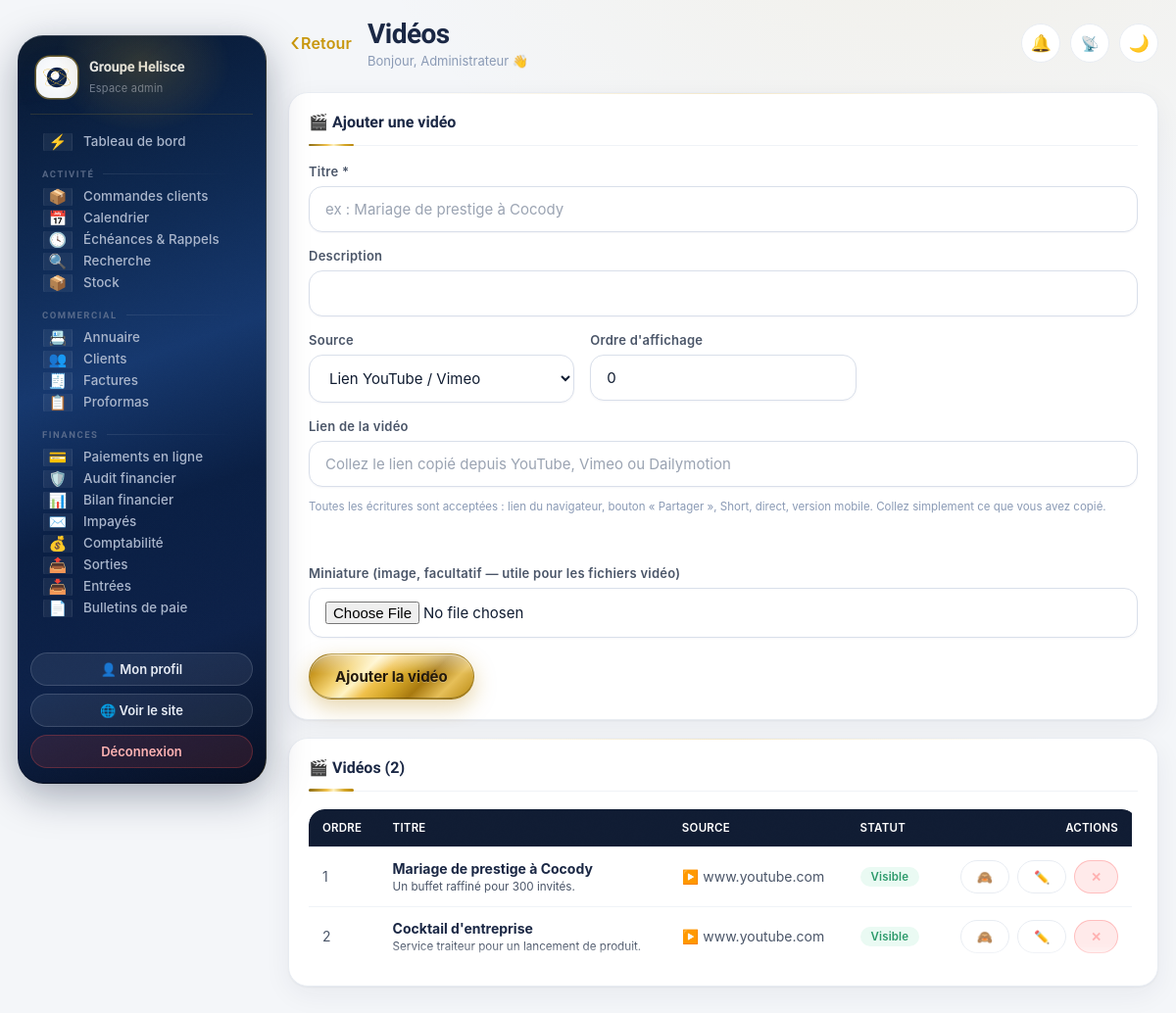
/admin/videos.php (signed in), run on the app's committed database.
### tables this page shows
CREATE TABLE IF NOT EXISTS videos (
  id INT AUTO_INCREMENT PRIMARY KEY,
  titre VARCHAR(150) NOT NULL,
  description VARCHAR(400) DEFAULT '',
  type ENUM('youtube','fichier') DEFAULT 'youtube',
  url VARCHAR(255) DEFAULT '',
  fichier VARCHAR(255) DEFAULT '',
  miniature VARCHAR(255) DEFAULT '',
  ordre INT DEFAULT 0,
  actif TINYINT(1) DEFAULT 1,
  created_at TIMESTAMP DEFAULT CURRENT_TIMESTAMP
);

### admin/includes/auth.php (called while the page is built, shortened)
<?php
require __DIR__ . '/../../config/db.php';
$settings = get_settings($pdo);
    ?><!DOCTYPE html><html lang="fr"><head><meta charset="UTF-8">

### admin/videos.php (the view, shortened to what this page needs)
<?php
require __DIR__ . '/includes/auth.php';
require __DIR__ . '/includes/layout.php';
$edit = null;
$q = trim($_GET['q'] ?? '');
$where = ' WHERE 1=1'; $args = [];
$rch = recherche_sql($q, ['titre', 'description', 'url']);
$where .= $rch['sql']; $args = $rch['args'];
$pg = pagination($pdo, "SELECT COUNT(*) FROM videos $where", $args, 20);
$st = $pdo->prepare("SELECT * FROM videos $where ORDER BY ordre, id DESC" . $pg['limite']);
$st->execute($args);
$videos = $st->fetchAll();
?>
<div class="panel glass" id="form">
  <h2><?= $edit ? '✏️ Modifier la vidéo' : '🎬 Ajouter une vidéo' ?></h2>
  <form method="post" enctype="multipart/form-data" class="form-grid">
    <div class="field full"><label>Titre *</label><input class="input" name="titre" required value="<?= e($edit['titre'] ?? '') ?>" placeholder="ex : Mariage de prestige à Cocody"></div>
    <div class="field full"><label>Description</label><input class="input" name="description" value="<?= e($edit['description'] ?? '') ?>"></div>
    <div class="field"><label>Source</label>
      <select class="input" name="type" id="typeSel" onchange="majType()">
        <option value="youtube" <?= ($edit['type'] ?? 'youtube')==='youtube'?'selected':'' ?>>Lien YouTube / Vimeo</option>
      </select>
    </div>
    <div class="field"><label>Ordre d'affichage</label><input class="input" type="number" name="ordre" value="<?= e($edit['ordre'] ?? 0) ?>"></div>
    <div class="field full" id="blocUrl">
      <label>Lien de la vidéo</label>
      <input class="input" name="url" id="champUrl" value="<?= e($edit['url'] ?? '') ?>"
             placeholder="Collez le lien copié depuis YouTube, Vimeo ou Dailymotion">
      <span class="vid-aide">
        Toutes les écritures sont acceptées : lien du navigateur, bouton « Partager »,
        Short, direct, version mobile. Collez simplement ce que vous avez copié.
      </span>
      <div id="apercuLien" class="vid-verif" hidden></div>
    </div>
    <div class="field full"><label>Miniature (image, facultatif — utile pour les fichiers vidéo)</label><input class="input" type="file" name="miniature" accept="image/*"></div>
    <div class="full" style="display:flex;gap:10px">
      <button class="btn btn-gold"><?= $edit ? 'Enregistrer' : 'Ajouter la vidéo' ?></button>
    </div>
  </form>
</div>
<div class="panel glass">
  <h2>🎬 Vidéos (<?= count($videos) ?>)</h2>
  <div class="tbl-wrap defilant">
    <table>
      <thead><tr><th>Ordre</th><th>Titre</th><th>Source</th><th>Statut</th><th style="text-align:right">Actions</th></tr></thead>
      <tbody>
        <?php foreach ($videos as $v): ?>
        <tr>
          <td><?= (int)$v['ordre'] ?></td>
          <td><strong><?= e($v['titre']) ?></strong><?= $v['description'] ? '<br><small>'.e($v['description']).'</small>' : '' ?></td>
          <td><?= $v['type']==='fichier' ? '📁 Fichier' : '▶️ '.e(parse_url($v['url'], PHP_URL_HOST) ?: 'Lien') ?></td>
          <td><span class="badge <?= $v['actif']?'badge-teal':'badge-danger' ?>"><?= $v['actif']?'Visible':'Masquée' ?></span></td>
          <td>
            <div class="td-actions">
              <form method="post" style="display:inline"><input type="hidden" name="csrf" value="<?= csrf_token() ?>"><button class="btn btn-glass btn-sm" name="toggle" value="<?= $v['id'] ?>"><?= $v['actif']?'🙈':'👁️' ?></button></form>
              <a class="btn btn-glass btn-sm" href="?edit=<?= $v['id'] ?>#form">✏️</a>
              <form method="post" data-confirm="Supprimer cette vidéo ?"><input type="hidden" name="csrf" value="<?= csrf_token() ?>"><button class="btn btn-danger btn-sm" name="supprimer" value="<?= $v['id'] ?>">✕</button></form>
            </div>
          </td>
        </tr>
        <?php endforeach; ?>
      </tbody>
    </table>
  </div>
</div>

### data on the page
videos: ordre "1", titre "Mariage de prestige à Cocody", description "Un buffet raffiné pour 300 invités.", url "www.youtube.com", actif "Visible"
videos: ordre "2", titre "Cocktail d'entreprise", description "Service traiteur pour un lancement de produit.", url "www.youtube.com", actif "Visible"

### other printed values
$settings['nom_entreprise'] "Groupe Helisce"
$gLabel "ACTIVITÉ"
$ico "📦"
$label "Commandes clients"
$ico "📅"
$label "Calendrier"
$ico "🕓"
$label "Échéances & Rappels"
$ico "🔍"
$label "Recherche"
$label "Stock"
$gLabel "COMMERCIAL"
$ico "📇"
$label "Annuaire"
$ico "👥"
